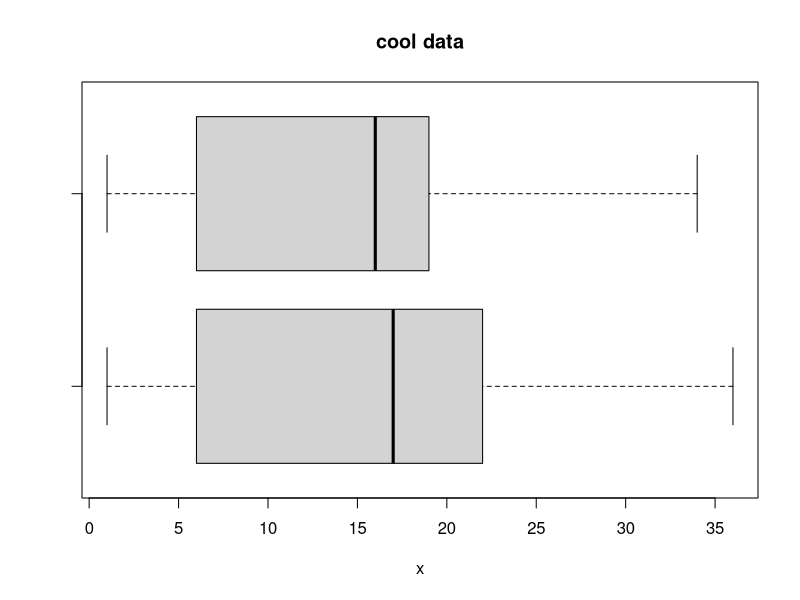

This figure's R source:
x <- c(2,22,15,16,34,6,1,19,18)
x <- sort(x)
print(x)
n=length(x)
nn=n*(3/4)
print(nn)
nn=ceiling(nn)
print(nn)
p75=x[nn]
print(p75)
p75=quantile(x,.75)
print(p75)
qp=quantile(x,c(.1,.4,.95))
print(qp)
ss=summary(x)
print(ss)
y <- c(2,22,15,16,34,6,1,19,18,36)
y=sort(y)
n=length(y)
nn=0.7*n
print(nn)
p70=(x[nn]+x[nn+1])/2
print(p70)
boxplot(y,x,main="cool data",xlab="x",horizontal=T)